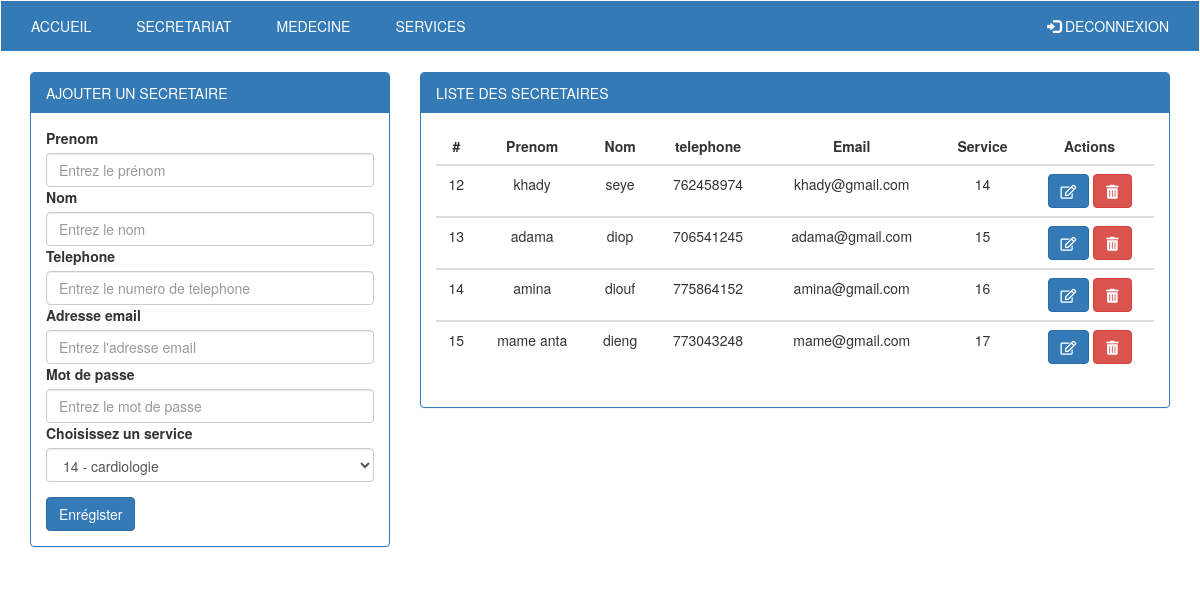
Screenshot of /pages/admin/secretariat.php with the database file from the repository.
### tables this page shows
CREATE TABLE `secretaire` (
  `id_secretaire` int(11) NOT NULL,
  `prenom` varchar(100) NOT NULL,
  `nom` varchar(100) NOT NULL,
  `telephone` int(11) NOT NULL,
  `email` varchar(255) NOT NULL,
  `mdp` text NOT NULL,
  `id_service` int(11) NOT NULL
);

### pages/classes/ConnexionDB.php (called while the page is built)
<?php
class ConnexionDB{
    public function connect(){
        $servername = "localhost";
        $dbname = 'hopital';
        $username = "root";
        $pass = "root";
        $encodage = 'utf8';
        try {
        $bdd = new PDO("mysql:host=$servername;dbname=$dbname;charset=$encodage", $username, $pass);
        $bdd->setAttribute(PDO::ATTR_ERRMODE, PDO::ERRMODE_EXCEPTION);
        return $bdd;
        }
        catch(PDOException $e)
        {
        echo "Impossible de se connecter à la base de données: " . $e->getMessage();
        }
    }
}

### pages/classes/Requette.php (called while the page is built, shortened)
<?php
class Requette extends ConnexionDB{
    public function selectAll($nomtable){
        $sql = "SELECT * FROM $nomtable";
        $res = $this->connect()->query($sql);
        if($res->rowCount() > 0){
            while($ligne  = $res->fetch()){
                $d []= $ligne;
            }
        }
        return $d;
    }
}

### pages/admin/secretariat.php (the view, shortened to what this page needs)
<?php
require_once '../classes/ConnexionDB.php';
require_once '../classes/Requette.php';
require_once '../classes/Formulaire.php';
?>
<!DOCTYPE html>
<html lang="en">
<head>
  <link rel="stylesheet" href="https://maxcdn.bootstrapcdn.com/bootstrap/3.4.0/css/bootstrap.min.css">
  <link rel="stylesheet" href="https://use.fontawesome.com/releases/v5.9.0/css/all.css">
  <link rel="stylesheet" href="../../css/menu.css">
  <link rel="stylesheet" href="../../js/app.js">
</head>
<body>
<nav class="navbar navbar-inverse">
            <div class="container-fluid">
              <ul class="nav navbar-nav">
                <li class="active"><a href="homeadmin.php">ACCUEIL</a></li>
                <li><a href="secretariat.php">SECRETARIAT</a></li>
                <li><a href="medecine.php">MEDECINE</a></li>
                <li><a href="services.php">SERVICES</a></li>
              </ul>
              <ul class="nav navbar-nav navbar-right">
                <li><a href="deconnectadmin.php"><span class="glyphicon glyphicon-log-in"></span> DECONNEXION</a></li>
              </ul>
            </div>
          </nav>
<div class="container-fluid">
  <div class="panel-group col-md-4">
    <div class="panel panel-primary">
      <div class="panel-heading">AJOUTER UN SECRETAIRE</div>
      <div class="panel-body">
      <form action="" method="post">
        <div class="form-group ">
            <?php
                $forms = new Formulaire();
                $req = new Requette();
                echo $forms->formInput('Prenom','text','prenom','Entrez le prénom');
                echo $forms->formInput('Nom ','text','nom','Entrez le nom ');
                echo $forms->formInput('Telephone','tel','telephone','Entrez le numero de telephone');
                echo $forms->formInput('Adresse email','email','email','Entrez l\'adresse email');
                echo $forms->formInput('Mot de passe','password','mdp','Entrez le mot de passe');
                $res = $req->selectAll('services');
                $liste_option= "";
                foreach ($res as $value) {
                    $liste_option .= "<option value=".$value['id_service'].">" .$value['id_service'].' - '.$value['nom_service']."</option>";
                }
                echo $forms->selectList('Choisissez un service','service',$liste_option);
            ?>
        </div>
        <?php echo $forms->formSubmit('submit','Enrégister'); ?>
      </form>
      </div>
    </div>
  </div>
  <div class="panel-group col-md-8">
    <div class="panel panel-primary">
      <div class="panel-heading">LISTE DES SECRETAIRES</div>
      <div class="panel-body">
        <?php
        $req = new Requette();
        $res = $req->selectAll('secretaire');
        echo "
        <table class=\"table\">
        <thead class='thead-dark'>
          <tr>
            <th scope=\"col\">#</th>
            <th scope=\"col\">Prenom</th>
            <th scope=\"col\">Nom</th>
            <th scope=\"col\">telephone</th>
            <th scope=\"col\">Email</th>
            <th scope=\"col\">Service</th>
            <th scope=\"col\">Actions</th>
          </tr>
        </thead>
        ";
        foreach($res as $val){
            echo"<tbody>";
            echo "<tr>
            <td>".$val['id_secretaire']."</td>
            <td>".$val['prenom']."</td>
            <td>".$val['nom']."</td>
            <td>".$val['telephone']."</td>
            <td>".$val['email']."</td>
            <td>".$val['id_service']."</td>";
            echo "
            <td><a class='btn btn-primary' href='editsecretaire.php?id=".$val['id_secretaire']."'><em class=\"far fa-edit\"></em></a>
                <a class='btn btn-danger'  href='delsecretaire.php?id=".$val['id_secretaire']."' onclick=\"return confirm('êtes vous sure de vouloir supprimer cet enrégistrement ?')\";><em class=\"fas fa-trash-alt\"></em></a>
            </td>";
        }
        echo "</tbody>";
         echo "</table>";
        ?>
      </div>
    </div>
  </div>
</div>
</body>
</html>

### css/menu.css (style rules this page uses)
.navbar { width: 100%; background-color: #337ab7; border-radius: 0; border: 1px solid #ffffff; }
.navbar-inverse .navbar-nav > .active > a { background-color: #337ab7; }
.navbar-inverse .navbar-nav > li > a { color: #ffffff; }
.navbar-nav > li > a { padding-right: 30px; }
table th ,td { text-align: center; }

### rows the page displays
secretaire: id_secretaire "12", prenom "khady", nom "seye", telephone "762458974", email "khady@gmail.com", id_service "14"
secretaire: id_secretaire "13", prenom "adama", nom "diop", telephone "706541245", email "adama@gmail.com", id_service "15"
secretaire: id_secretaire "14", prenom "amina", nom "diouf", telephone "775864152", email "amina@gmail.com", id_service "16"
secretaire: id_secretaire "15", prenom "mame anta", nom "dieng", telephone "773043248", email "mame@gmail.com", id_service "17"

### other values shown
$label "Prenom Nom Telephone Adresse email Mot de passe"
$label "Choisissez un service"
form field service "14 - cardiologie"
